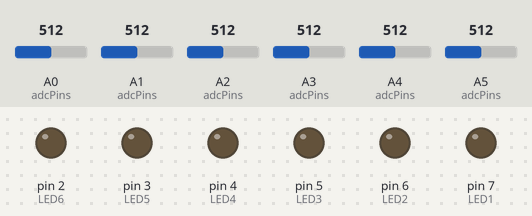
Recording of a sketch running on a simulated Arduino Uno, built with avr-gcc and run on an emulated ATmega328P. Parts: output pins drawn as LEDs (lit = HIGH). Inputs (shaded band) come from the test bench; at power-on: A2 (adcPins) = 512, A3 (adcPins) = 512, A4 (adcPins) = 512, A0 (adcPins) = 512, A1 (adcPins) = 512, A5 (adcPins) = 512. Pins used as bus, display or sensor lines are not drawn; what the sketch prints to the serial monitor is not drawn.

Above: at 15.2 s.
15.3 s: A2 (adcPins) set to 216
26.1 s: A2 (adcPins) set to 184
At 34.1 s:
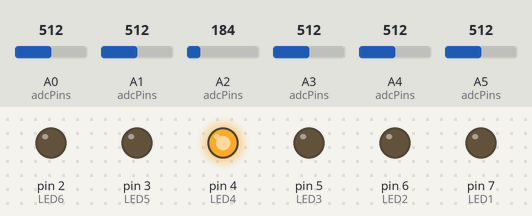
36.9 s: A3 (adcPins) set to 213
47.7 s: A3 (adcPins) set to 192
At 56.8 s:
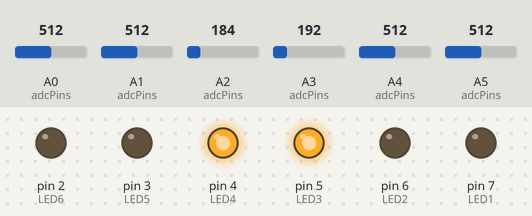
58.5 s: A4 (adcPins) set to 209
69.3 s: A4 (adcPins) set to 182
At 79.6 s:
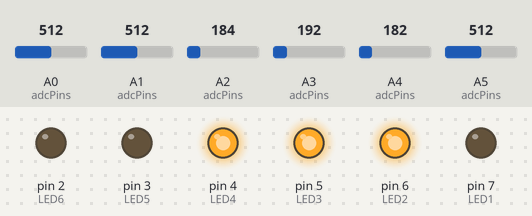
Timing chart, 0 to 81.1 s (numbered marks = the images above; inputs shaded):
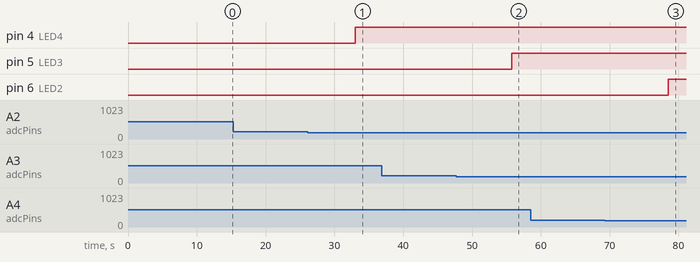

The sketch:

Moisture_Level_Detector_Rev_1.ino
```cpp
/*****************************************************************************************************
 * Project:             Moisture Level Detector
 *
 * Description:         Firmware to measure the moisture level of plant/potting soil up
 *                      to six plants. The MCU will output a pulse of a certain duration
 *                      that will cause the moisture sensors to activate. The feedback signal
 *                      of the sensors is then fed to the onboard ADC of the MCU which is then
 *                      translated into a moisture level. The higher the voltage reading, the
 *                      more moist the soil is. If the moisture level of a plant is below a
 *                      certain value, then the MCU will output to an LED that will indicate
 *                      to the user to water their plants.
 *
 *                      NOTE: THIS FIRMWARE IS FOR A MCU WITH 12 digital GPIO and 8 ADC pins
 *
 * Original Author(s):  Anthony Alexander
 *
 * Date           Author                Description of change
 * 06/17/2020     Anthony Alexander     Initial release
 *****************************************************************************************************/

#define LOW_MOISTURE_LEVEL      200             // low moisture level
#define MAX_NUM_PLANTS          6               // the maximum number of moisure levels the MCU can measure
#define ADC_VOLTAGE_CONVERTER   (4.9 / 1000)    // number to convert the ADC measurement into a readable voltage
#define DELAY_TIME              2000            // amount of time in milliseconds to delay taking an ADC measurement

// define the LED/Plant number per digital output pin
#define LED1 7
#define LED2 6
#define LED3 5
#define LED4 4
#define LED5 3
#define LED6 2

// define the sensor trigger voltage pins per digital output pin
#define VCC1 13
#define VCC2 12
#define VCC3 11
#define VCC4 10
#define VCC5 9
#define VCC6 8

/*****************************************************************
 * Function:    setup
 *
 * Description: Initial setup of the I/O pins of the MCU
 *
 * Parameters:  N/A
 *
 * Returns:     N/A
 ******************************************************************/
void setup()
{
  // set up ADC pins to be as inputs
  pinMode(A0, INPUT);
  pinMode(A1, INPUT);
  pinMode(A2, INPUT);
  pinMode(A3, INPUT);
  pinMode(A4, INPUT);
  pinMode(A5, INPUT);

  // set up digital output pins
  pinMode(LED1, OUTPUT);
  pinMode(LED2, OUTPUT);
  pinMode(LED3, OUTPUT);
  pinMode(LED4, OUTPUT);
  pinMode(LED5, OUTPUT);
  pinMode(LED6, OUTPUT);
  pinMode(VCC1, OUTPUT);
  pinMode(VCC2, OUTPUT);
  pinMode(VCC3, OUTPUT);
  pinMode(VCC4, OUTPUT);
  pinMode(VCC5, OUTPUT);
  pinMode(VCC6, OUTPUT);

  // set all digital pins to low as they should initially be off
  digitalWrite(LED1, LOW);
  digitalWrite(LED2, LOW);
  digitalWrite(LED3, LOW);
  digitalWrite(LED4, LOW);
  digitalWrite(LED5, LOW);
  digitalWrite(LED6, LOW);
  digitalWrite(VCC1, LOW);
  digitalWrite(VCC2, LOW);
  digitalWrite(VCC3, LOW);
  digitalWrite(VCC4, LOW);
  digitalWrite(VCC5, LOW);
  digitalWrite(VCC6, LOW);

  // serial printing to allow easy debugging
  Serial.begin(9600);
}

/*****************************************************************
 * Function:    loop
 *
 * Description: Infinite routine the MCU will perform
 *
 * Parameters:  N/A
 *
 * Returns:     N/A
 *****************************************************************/
void loop()
{
  // place the LED pins, VCC pins, and ADC pins into arrays to make it easier
  // to traverse through each one to measure the moisture level and
  // determine if the respective LED needs to turn on
  int ledPins[] = { LED1, LED2, LED3, LED4, LED5, LED6 };
  int vccPins[] = { VCC1, VCC2, VCC3, VCC4, VCC5, VCC6 };
  int adcPins[] = { A5,   A4,   A3,   A2,   A1,   A0   };

  // iterate through each sensor and determine if the
  // plant needs to be watered
  for (int i = 0; i < MAX_NUM_PLANTS; i++)
  {
    // if the current plant moisture level needs to be watered
    // turn on the indicator LED
    // otherwise, turn off the indicator LED
    if (NeedToWater(vccPins[i], adcPins[i]))
    {
      digitalWrite(ledPins[i], HIGH);
    }
    else
    {
      digitalWrite(ledPins[i], LOW);
    }
  }
}

/*************************************************************************************
 * Function: NeedToWater
 *
 * Description: Takes the current sensor VCC pin and relative ADC pin to determine
 *              if the moisture level of the respective plant is low.
 *
 * Parameters:
 *      vccPin - The sensor voltage pin that applies the voltage to the sensor
 *      adcPin - ADC pin of the MCU to query the measurement from
 *
 * Returns:
 *      true, if the plant needs to be watered
 *      false, if the plant does not need to be watered yet
 **************************************************************************************/
bool NeedToWater(int vccPin, int adcPin)
{
  // variable to return
  bool flag = false;

  Serial.print("Turn on sensor voltage ");
  Serial.print(vccPin);
  Serial.print('\n');

  // output the sensor voltage to turn the sensor on
  // this will only be on temporarily to prevent corroding the sensor probes
  digitalWrite(vccPin, HIGH);

  Serial.print("Delay to allow sensor to settle");

  // allow some delay to allow the sensor to settle
  delay(DELAY_TIME);

  Serial.print("Measure ADC pin ");
  Serial.print(adcPin);
  Serial.print('\n');

  // measure the voltage at the ADC pin
  int measurement = analogRead(adcPin);

  Serial.print("Measured: ");
  Serial.print(adcPin * ADC_VOLTAGE_CONVERTER);
  Serial.print('\n');

  // if the measured voltage at the adc pin is less than
  // or equal to a low moisture level, then set the flag variable
  // to true to let the MCU know it is time to water
  if (measurement <= LOW_MOISTURE_LEVEL)
  {
    flag = true;
  }

  Serial.print("Turning off sensor voltage \n");

  // turn off the sensor voltage pin
  digitalWrite(vccPin, LOW);

  Serial.print("Returning ");
  Serial.print(flag);
  Serial.print('\n');

  // return if the plan needs to be watered
  return flag;
}
```

Measured:
- the behaviour switches between 201 and 200 on A2 (adcPins) (found by bisection; images 0 and 1)
- the behaviour switches between 201 and 200 on A3 (adcPins) (found by bisection; images 1 and 2)
- the behaviour switches between 201 and 200 on A4 (adcPins) (found by bisection; images 2 and 3)
- after the input at 15.3 s, every drawn part: stays the same
- after the input at 26.1 s, pin 4 (LED4): LOW → HIGH after 6.9 s
- after the input at 36.9 s, every drawn part: stays the same
- after the input at 47.7 s, pin 5 (LED3): LOW → HIGH after 8.1 s
- after the input at 58.5 s, every drawn part: stays the same
- after the input at 69.3 s, pin 6 (LED2): LOW → HIGH after 9.2 s
